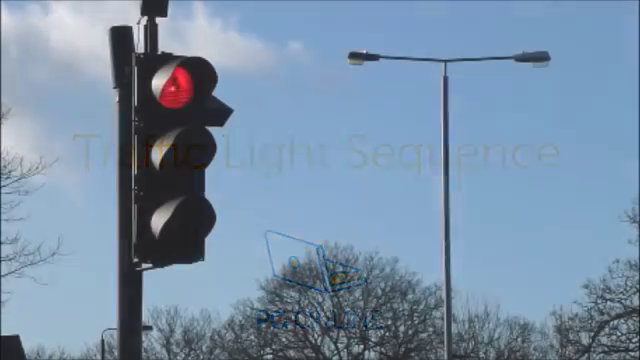
#> input picture frame 86 of Test3.mp4, 640 x 360 px, given in place of Test7.mp4, which was not available
$ python 'OpenCV Traffic light detection.py'
#> lines starting #> are read from the running program, lines starting #| are printed output that depends on the picture; after the words box and inside, x2 and y2 are one past the last pixel; in counts of white or black regions, pixels touching at a corner belong together; pictures that were not available may be replaced by others from this repository, and a replacement may not be noted
import cv2
import numpy as np

cap = cv2.VideoCapture(r"Traffic-Light-Detection\Test Video\Test7.mp4")

while True:
    _, frame = cap.read()
#> frame is the input picture: shape (360, 640, 3); mean B, G, R 168.8, 144.9, 121.5
    original = frame.copy()
    hsv_frame = cv2.cvtColor(frame, cv2.COLOR_BGR2HSV)
#> hsv_frame: shape (360, 640, 3); mean H, S, V 105.9, 70, 169.5

    # Red color
    low_red0 = np.array([0, 100, 100])
    high_red0 = np.array([10, 255, 255])
    low_red = np.array([160, 100, 100])
    high_red = np.array([179, 255, 255])
    red_mask = cv2.GaussianBlur(cv2.inRange(hsv_frame, low_red, high_red), (3, 3), 1)
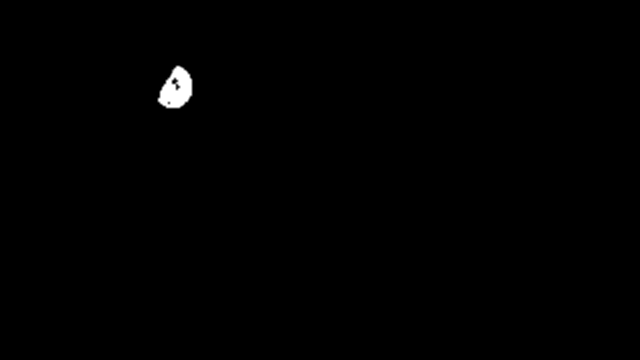
#> red_mask: shape (360, 640); min 0, max 255, mean 1

    red = cv2.bilateralFilter(cv2.bitwise_and(frame, frame, mask=red_mask), 11, 75, 75)

    cnts = cv2.findContours(red_mask, cv2.RETR_EXTERNAL, cv2.CHAIN_APPROX_SIMPLE)
#> cnts = 1 contour; box (x1, y1, x2, y2) and area: (157, 65, 193, 109) 1082
    cnts = cnts[0] if len(cnts) == 2 else cnts[1]


    for c in cnts:

        # Circle Detection
        img = cv2.cvtColor(red, cv2.COLOR_BGR2GRAY)
        rcircle = cv2.HoughCircles(img,cv2.HOUGH_GRADIENT,1,20,
                                    param1=50,param2=10,minRadius=3,maxRadius=10)

        if rcircle is not None:
            rcircle = np.uint16(np.around(rcircle))
            for i in rcircle[0,:]:
                # draw the outer circle
                cv2.circle(original,(i[0],i[1]),i[2]*2,(40,40,255),3)
                # draw the outer circle
                cv2.circle(red,(i[0],i[1]),i[2]*2,(40,40,255),3)
#> this loop made 1 pass


    # Yellow color
    low_yell = np.array([20,100,100])
    high_yell = np.array([40,255,255])
    yell_mask = cv2.medianBlur(cv2.inRange(hsv_frame, low_yell, high_yell), 3)
#> yell_mask: shape (360, 640); every value is 0
    yell = cv2.medianBlur(cv2.bitwise_and(frame, frame, mask=yell_mask), 3)
#> yell: shape (360, 640, 3); every value is 0

    cnts = cv2.findContours(yell_mask, cv2.RETR_EXTERNAL, cv2.CHAIN_APPROX_SIMPLE)
#> cnts = 0 contours
    cnts = cnts[0] if len(cnts) == 2 else cnts[1]
#> cnts = []

    for c in cnts:

        # Circle Detection
        img = cv2.cvtColor(yell, cv2.COLOR_BGR2GRAY)
        ycircle = cv2.HoughCircles(img,cv2.HOUGH_GRADIENT,1,20,
                                    param1=50,param2=15,minRadius=3,maxRadius=10)

        if ycircle is not None:
            ycircle = np.uint16(np.around(ycircle))
            for i in ycircle[0,:]:
                # draw the outer circle
                cv2.circle(original,(i[0],i[1]),i[2]*2,(40,255,255),2)
                # draw the outer circle
                cv2.circle(yell,(i[0],i[1]),i[2]*2,(40,255,255),3)
#> this loop made 0 passes


    # Green color
    low_green = np.array([40, 100, 100])
    high_green = np.array([95, 255, 255])
    green_mask = cv2.GaussianBlur(cv2.inRange(hsv_frame, low_green, high_green), (7, 7), 0)
    green = cv2.bilateralFilter(cv2.bitwise_and(frame, frame, mask=green_mask), 7, 75, 75)

    cnts = cv2.findContours(green_mask, cv2.RETR_EXTERNAL, cv2.CHAIN_APPROX_SIMPLE)
#> cnts = 2 contours; box (x1, y1, x2, y2) and area: (357, 271, 365, 279) 47, (373, 315, 381, 323) 46
    cnts = cnts[0] if len(cnts) == 2 else cnts[1]

    for c in cnts:

        # Circle Detection
        img = cv2.cvtColor(green, cv2.COLOR_BGR2GRAY)
        gcircle = cv2.HoughCircles(img,cv2.HOUGH_GRADIENT,1,20,
                                    param1=50,param2=25,minRadius=3,maxRadius=13)

        if gcircle is not None:
            gcircle = np.uint16(np.around(gcircle))
            for i in gcircle[0,:]:
                # draw the outer circle
                cv2.circle(original,(i[0],i[1]),i[2]*2,(40,255,40),2)
                # draw the outer circle
                cv2.circle(green,(i[0],i[1]),i[2]*2,(40,255,40),3)
#> this loop made 2 passes


    final = cv2.vconcat([cv2.hconcat([original, green]),cv2.hconcat([yell, red])])
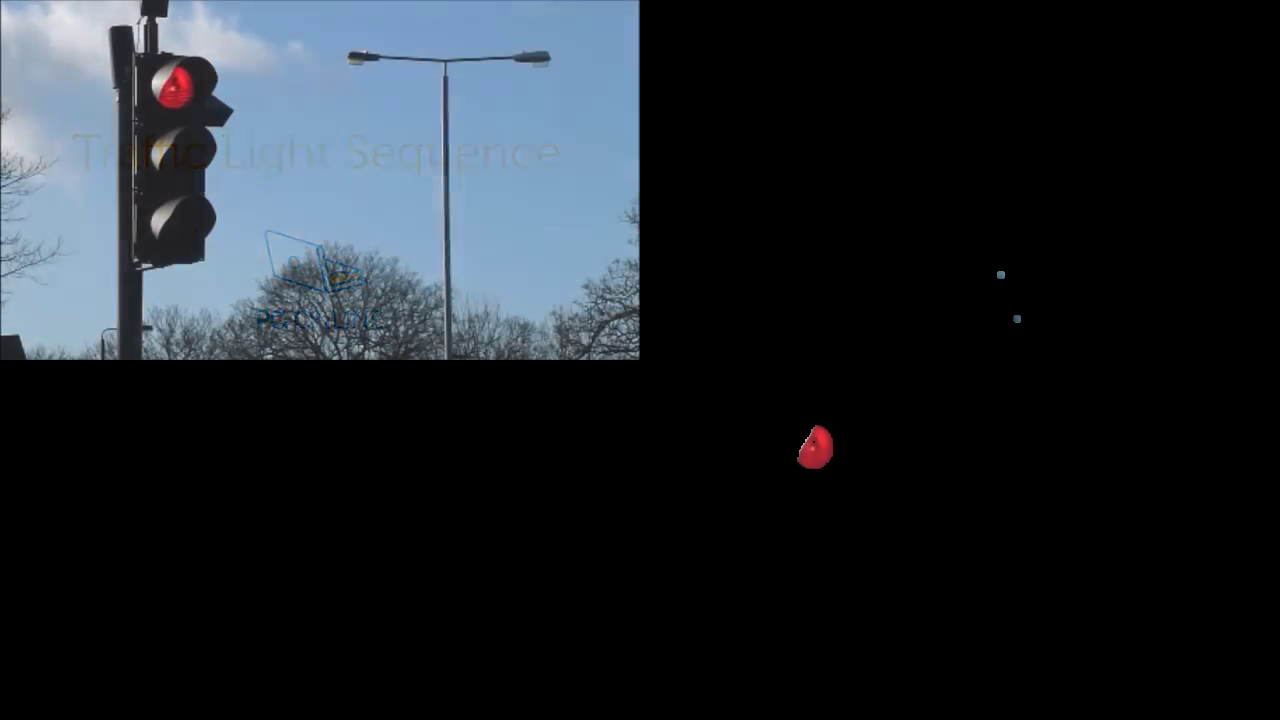
#> final: shape (720, 1280, 3); mean B, G, R 42.3, 36.3, 30.6

    cv2.imshow("I", final)


    key = cv2.waitKey(1)
#> (key Esc is pressed here)
    if key == 27:
        break

$ run again, starting later in the video
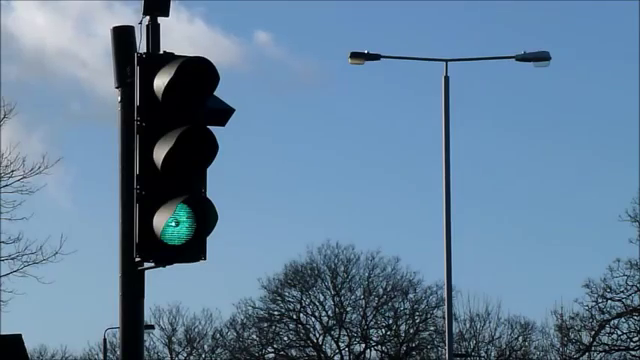
#> input picture frame 389 of Test3.mp4, 640 x 360 px, given in place of Test7.mp4, which was not available
#> frame is the input picture: shape (360, 640, 3); mean B, G, R 155.5, 128.5, 98.8
#> hsv_frame: shape (360, 640, 3); mean H, S, V 103.9, 104.8, 155.6
#> red_mask: shape (360, 640); every value is 0
#> red: shape (360, 640, 3); every value is 0
#> `cnts = cv2.findContours(red_mask, cv2.RETR_EXTERNAL, cv2.CHAIN_APPROX_..`: cnts = 0 contours
#> `cnts = cnts[0] if len(cnts) == 2 else cnts[1]`: cnts = []
#> `cnts = cv2.findContours(yell_mask, cv2.RETR_EXTERNAL, cv2.CHAIN_APPROX..`: cnts = 0 contours
#> `cnts = cnts[0] if len(cnts) == 2 else cnts[1]`: cnts = []
#> `green_mask = cv2.GaussianBlur(cv2.inRange(hsv_frame, low_green, high_g..`:
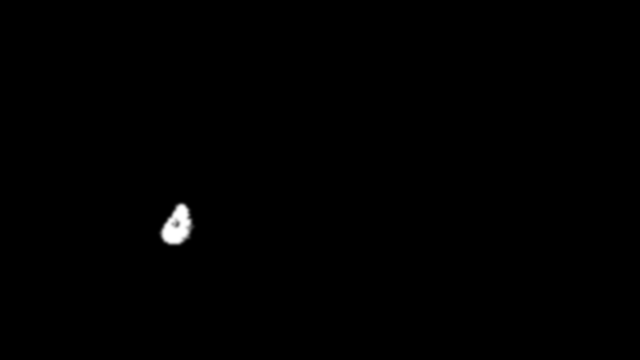
#> green_mask: shape (360, 640); min 0, max 255, mean 0.9
#> `cnts = cv2.findContours(green_mask, cv2.RETR_EXTERNAL, cv2.CHAIN_APPRO..`: cnts = 1 contour; box (x1, y1, x2, y2) and area: (157, 201, 197, 247) 1250
#> the loop `for c in cnts:` made 1 pass
#> `final = cv2.vconcat([cv2.hconcat([original, green]),cv2.hconcat([yell,..`:
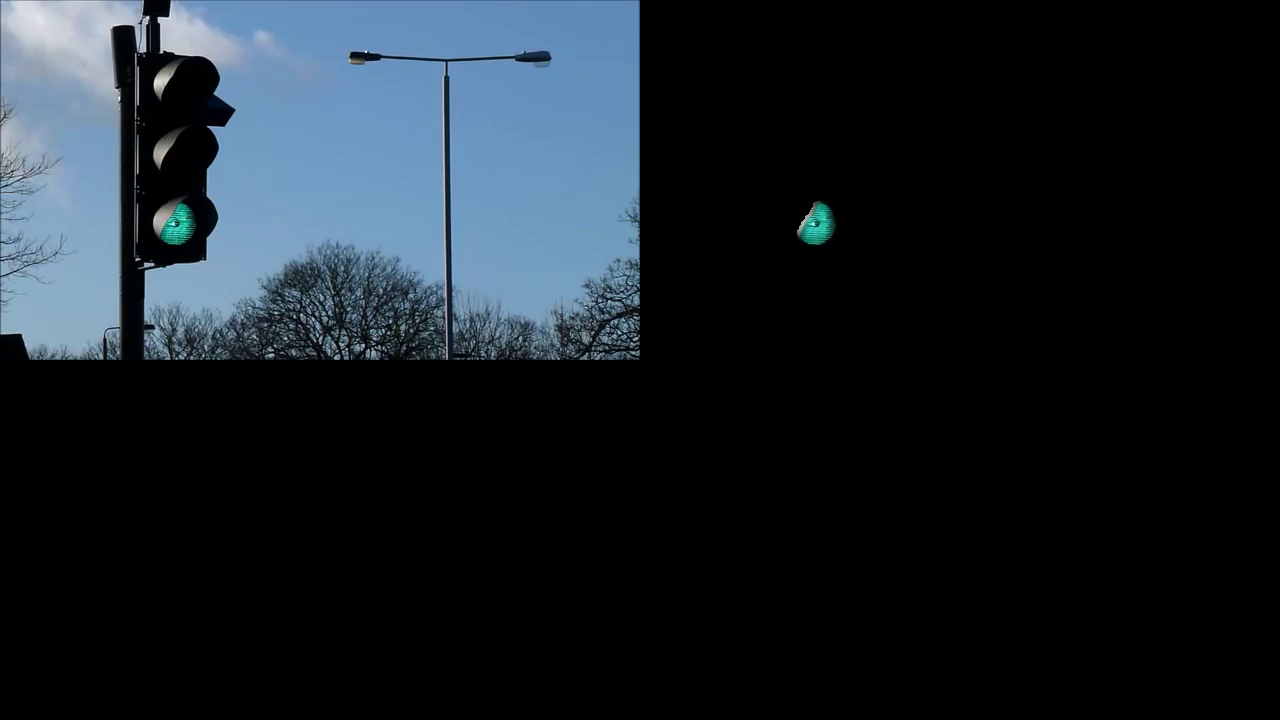
#> final: shape (720, 1280, 3); mean B, G, R 39, 32.3, 24.8
